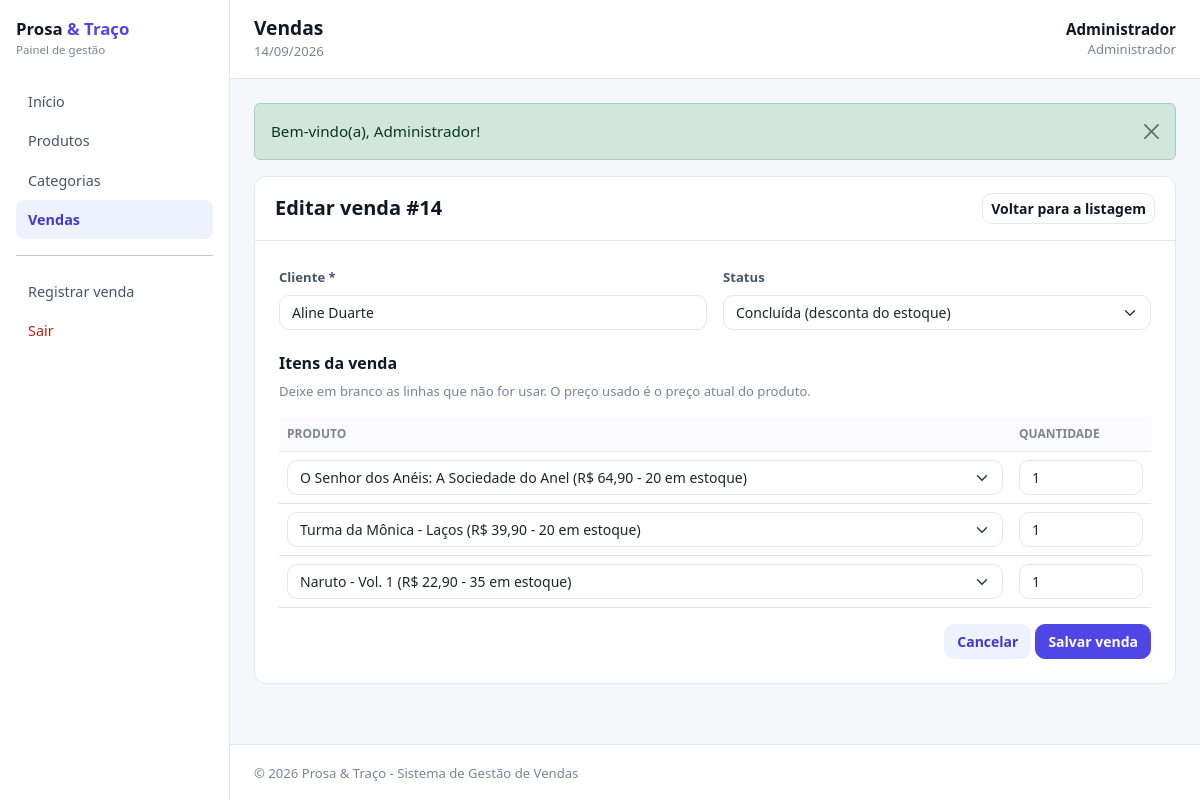
Page /cadastrar/venda/14 (signed in) on the committed database.
### tables this page shows
CREATE TABLE `vendas` (
  `id` INT(11) NOT NULL AUTO_INCREMENT,
  `cliente_nome` VARCHAR(150) NOT NULL,
  `usuario_id` INT(11) DEFAULT NULL,
  `data_venda` DATETIME NOT NULL DEFAULT CURRENT_TIMESTAMP,
  `total` DECIMAL(10,2) NOT NULL DEFAULT 0,
  `status` ENUM('Concluída','Cancelada') NOT NULL DEFAULT 'Concluída',
  PRIMARY KEY (`id`),
  KEY `usuario_id` (`usuario_id`),
  KEY `idx_vendas_data` (`data_venda`),
  CONSTRAINT `fk_vendas_usuario` FOREIGN KEY (`usuario_id`) REFERENCES `usuarios` (`id`)
);

CREATE TABLE `venda_itens` (
  `id` INT(11) NOT NULL AUTO_INCREMENT,
  `venda_id` INT(11) NOT NULL,
  `produto_id` INT(11) NOT NULL,
  `quantidade` INT(11) NOT NULL,
  `valor_unitario` DECIMAL(10,2) NOT NULL,
  PRIMARY KEY (`id`),
  KEY `venda_id` (`venda_id`),
  KEY `produto_id` (`produto_id`),
  CONSTRAINT `fk_itens_venda` FOREIGN KEY (`venda_id`) REFERENCES `vendas` (`id`) ON DELETE CASCADE,
  CONSTRAINT `fk_itens_produto` FOREIGN KEY (`produto_id`) REFERENCES `produtos` (`id`)
);

CREATE TABLE `produtos` (
  `id` INT(11) NOT NULL AUTO_INCREMENT,
  `titulo` VARCHAR(150) NOT NULL,
  `autor` VARCHAR(150) NOT NULL,
  `editora` VARCHAR(100) NOT NULL,
  `tipo` ENUM('Livro','HQ','Mangá') NOT NULL,
  `categoria_id` INT(11) NOT NULL,
  `preco` DECIMAL(10,2) NOT NULL,
  `estoque` INT(11) NOT NULL DEFAULT 0,
  `estoque_minimo` INT(11) NOT NULL DEFAULT 5,
  `capa` VARCHAR(100) DEFAULT NULL,
  `sinopse` TEXT,
  `criado_em` TIMESTAMP NOT NULL DEFAULT CURRENT_TIMESTAMP,
  PRIMARY KEY (`id`),
  KEY `categoria_id` (`categoria_id`),
  KEY `idx_produtos_titulo` (`titulo`),
  CONSTRAINT `fk_produtos_categoria` FOREIGN KEY (`categoria_id`) REFERENCES `categorias` (`id`)
);

### index.php (called while the page is built, shortened)
<?php
include "funcoes.php";
$rota = "pages/home";
if (isset($_GET["param"]) && $_GET["param"] != "") {
    $rota = $_GET["param"];
}
$partes = explode("/", $rota);
$pasta = basename($partes[0]);
$tela = "home";
if (isset($partes[1])) {
    $tela = basename($partes[1]);
}
if (isset($partes[2])) {
    $id = (int) $partes[2];
}
$arquivo = $pasta . "/" . $tela . ".php";
include "templates/header.php";
include $arquivo;
include "templates/footer.php";

### cadastrar/venda.php (the view, shortened to what this page needs)
<?php
$clienteNome = "";
$statusVenda = "Concluída";
$itens = array();
if ($id > 0) {
    $consultaVenda = $pdo->prepare("select * from vendas where id = :id limit 1");
    $consultaVenda->bindValue(":id", $id, PDO::PARAM_INT);
    $consultaVenda->execute();
    $venda = $consultaVenda->fetch(PDO::FETCH_OBJ);
    $clienteNome = $venda->cliente_nome;
    $statusVenda = $venda->status;
    $consultaItens = $pdo->prepare(
        "select produto_id, quantidade from venda_itens where venda_id = :id"
    );
    $consultaItens->bindValue(":id", $id, PDO::PARAM_INT);
    $consultaItens->execute();
    $itens = $consultaItens->fetchAll(PDO::FETCH_OBJ);
}
$consultaProdutos = $pdo->prepare("select id, titulo, preco, estoque from produtos order by titulo");
$consultaProdutos->execute();
$produtos = $consultaProdutos->fetchAll(PDO::FETCH_OBJ);
$totalLinhas = 3;
?>
<div class="card">
    <div class="cabecalho-card">
        <h5 class="mb-0"><?= $id > 0 ? "Editar venda #" . $id : "Registrar venda" ?></h5>
        <a href="listar/venda" class="btn btn-contorno btn-sm">Voltar para a listagem</a>
    </div>
    <div class="p-4">
        <?php if (count($produtos) == 0) { ?>
            <div class="alert alert-warning mb-0">
                Cadastre um produto antes de registrar vendas.
            </div>
        <?php } else { ?>
            <form method="post" action="salvar/venda">
                <div class="row g-3 mb-4">
                    <div class="col-12 col-md-6">
                        <label for="cliente_nome" class="form-label">Cliente *</label>
                        <input type="text" name="cliente_nome" id="cliente_nome" class="form-control" required
                               value="<?= htmlspecialchars($clienteNome) ?>">
                    </div>
                    <div class="col-12 col-md-6">
                        <label for="status" class="form-label">Status</label>
                        <select name="status" id="status" class="form-select">
                            <option value="Concluída" <?= $statusVenda == "Concluída" ? "selected" : "" ?>>
                                Concluída (desconta do estoque)
                            </option>
                        </select>
                    </div>
                </div>
                <h6>Itens da venda</h6>
                <p class="texto-mudo texto-mini">
                    Deixe em branco as linhas que não for usar. O preço usado é o preço atual do produto.
                </p>
                <table class="table tabela">
                    <thead>
                        <tr>
                            <th>Produto</th>
                            <th style="width: 140px">Quantidade</th>
                        </tr>
                    </thead>
                    <tbody>
                        <?php for ($linha = 0; $linha < $totalLinhas; $linha++) {
                            $produtoEscolhido = 0;
                            $quantidade = "";
                            if (isset($itens[$linha])) {
                                $produtoEscolhido = $itens[$linha]->produto_id;
                                $quantidade = $itens[$linha]->quantidade;
                            }
                            ?>
                            <tr>
                                <td>
                                    <select name="produto_id[]" class="form-select">
                                        <?php foreach ($produtos as $produto) { ?>
                                            <option value="<?= $produto->id ?>"
                                                <?= $produtoEscolhido == $produto->id ? "selected" : "" ?>>
                                                <?= htmlspecialchars($produto->titulo) ?>
                                                (<?= formatarMoeda($produto->preco) ?> - <?= $produto->estoque ?> em estoque)
                                            </option>
                                        <?php } ?>
                                    </select>
                                </td>
                                <td>
                                    <input type="number" name="quantidade[]" class="form-control" min="1"
                                           value="<?= $quantidade ?>">
                                </td>
                            </tr>
                        <?php } ?>
                    </tbody>
                </table>
                <div class="text-end mt-3">
                    <a href="listar/venda" class="btn btn-suave">Cancelar</a>
                    <button type="submit" class="btn btn-primario">Salvar venda</button>
                </div>
            </form>
        <?php } ?>
    </div>
</div>

### css/style.css (style rules this page uses)
:root { --fundo: #f6f7fb; --borda: #e4e7ef; --texto: #101828; --texto-medio: #475467; --texto-mudo: #7b8494; --primaria: #4f46e5; --primaria-escura: #4338ca; --primaria-clara: #eef2ff; --verde: #027a48; --verde-claro: #e7f8ef; --amarelo: #b54708; --amarelo-claro: #fff5e6; --vermelho: #b42318; --vermelho-claro: #fdeceb; }
body { background-color: var(--fundo); color: var(--texto); font-size: 0.95rem; }
h1, h2, h3, h4, h5, h6 { font-weight: 700; color: var(--texto); }
a { color: var(--primaria); text-decoration: none; }
.texto-mudo { color: var(--texto-mudo); }
.texto-mini { font-size: 0.82rem; }
.btn { border-radius: 10px; font-weight: 600; font-size: 0.875rem; }
.btn-primario { background-color: var(--primaria); border: 1px solid var(--primaria); color: #fff; }
.btn-contorno { background-color: #fff; border: 1px solid var(--borda); color: var(--texto); }
.btn-suave { background-color: var(--primaria-clara); border: 1px solid transparent; color: var(--primaria-escura); }
.form-control, .form-select { border-radius: 10px; border: 1px solid var(--borda); font-size: 0.875rem; }
.form-label { font-size: 0.82rem; font-weight: 600; color: var(--texto-medio); }
.card { background-color: #fff; border: 1px solid var(--borda); border-radius: 12px; }

### css/painel.css (style rules this page uses)
.cabecalho-card { display: flex; align-items: center; justify-content: space-between; gap: 1rem; flex-wrap: wrap; padding: 1rem 1.25rem; border-bottom: 1px solid var(--borda); }
.tabela { font-size: 0.875rem; }
.tabela thead th { background-color: #fbfbfe; color: var(--texto-mudo); font-size: 0.75rem; text-transform: uppercase; border-bottom: 1px solid var(--borda); white-space: nowrap; }
.tabela td { vertical-align: middle; }

### rows in the picture
vendas: cliente_nome "Aline Duarte", status "Concluída (desconta do estoque)"
venda_itens: produto.titulo "O Senhor dos Anéis: A Sociedade do Anel (R$ 64,90 - 20 em estoque)", quantidade "1"
venda_itens: produto.titulo "Turma da Mônica - Laços (R$ 39,90 - 20 em estoque)", quantidade "1"
venda_itens: produto.titulo "Naruto - Vol. 1 (R$ 22,90 - 35 em estoque)", quantidade "1"

### other values in the picture
$item["nome"] "Início"
$item["nome"] "Produtos"
$item["nome"] "Categorias"
$item["nome"] "Vendas"
$tituloPagina "Vendas"
$_SESSION["usuario"]["nome"] "Administrador"
$_SESSION["usuario"]["perfil"] "Administrador"
$texto "Bem-vindo(a), Administrador!"
$id "14"
